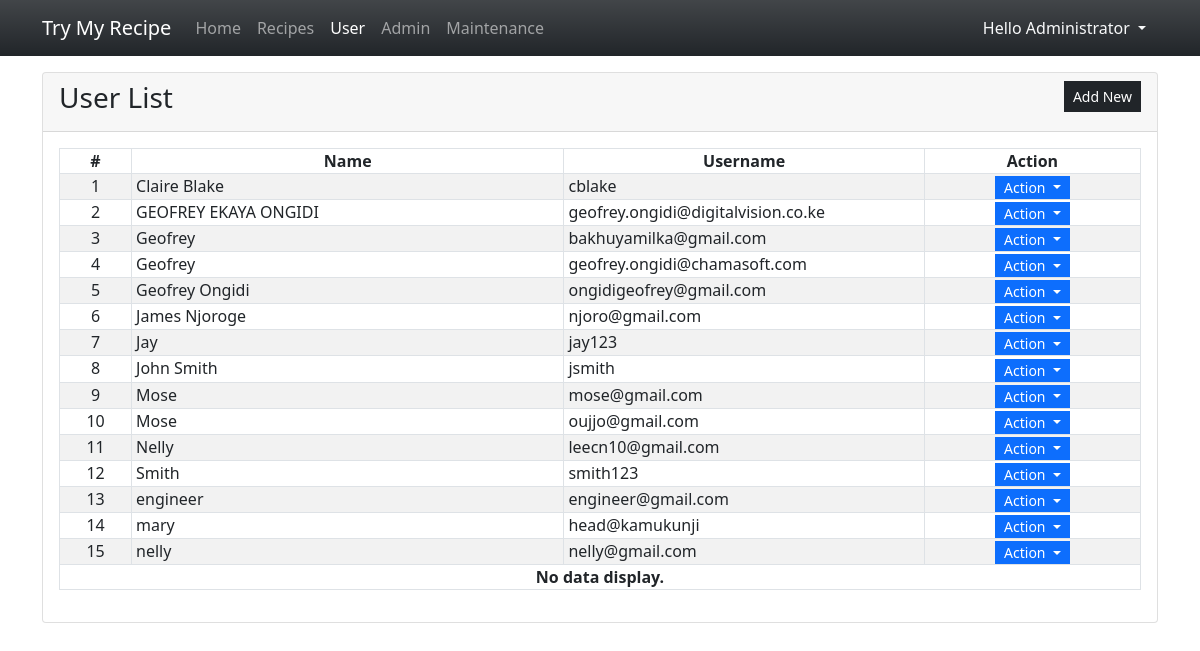
The app's page /admin/?page=users (signed in), older data.
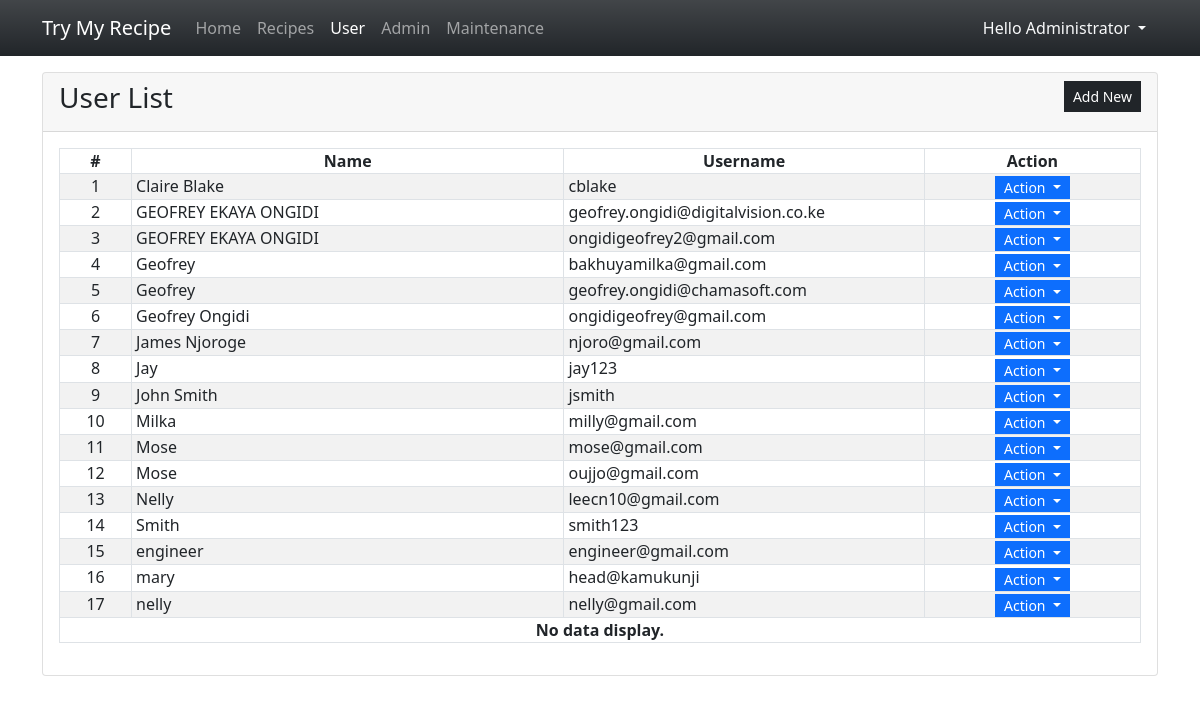
The same page, newer data.
### tables this page shows
CREATE TABLE `user_list` (
            `user_id` INTEGER NOT NULL PRIMARY KEY AUTOINCREMENT,
            `fullname` INTEGER NOT NULL,
            `username` TEXT NOT NULL,
            `password` TEXT NOT NULL,
            `status` INTEGER NOT NULL Default 1,
            `date_created` TIMESTAMP DEFAULT CURRENT_TIMESTAMP
        , `otp` INT(10));

### admin/users.php (the view, shortened to what this page needs)
<div class="card">
    <div class="card-header d-flex justify-content-between">
        <h3 class="card-title">User List</h3>
        <div class="card-tools align-middle">
            <button class="btn btn-dark btn-sm py-1 rounded-0" type="button" id="create_new">Add New</button>
        </div>
    </div>
    <div class="card-body">
        <table class="table table-hover table-striped table-bordered">
            <colgroup>
                <col width="5%">
                <col width="30%">
                <col width="25%">
                <col width="15%">
            </colgroup>
            <thead>
                <tr>
                    <th class="text-center p-0">#</th>
                    <th class="text-center p-0">Name</th>
                    <th class="text-center p-0">Username</th>
                    <th class="text-center p-0">Action</th>
                </tr>
            </thead>
            <tbody>
                <?php
                $sql = "SELECT * FROM `user_list` where user_id != 1 order by `fullname` asc";
                $qry = $conn->query($sql);
                $i = 1;
                    while($row = $qry->fetchArray()):
                ?>
                <tr>
                    <td class="text-center p-0"><?php echo $i++; ?></td>
                    <td class="py-0 px-1"><?php echo $row['fullname'] ?></td>
                    <td class="py-0 px-1"><?php echo $row['username'] ?></td>
                    <th class="text-center py-0 px-1">
                        <div class="btn-group" role="group">
                            <button id="btnGroupDrop1" type="button" class="btn btn-primary dropdown-toggle btn-sm rounded-0 py-0" data-bs-toggle="dropdown" aria-expanded="false">
                            Action
                            </button>
                        </div>
                    </th>
                </tr>
                <?php endwhile; ?>
                <?php if(!$qry->fetchArray()): ?>
                    <tr>
                        <th class="text-center p-0" colspan="5">No data display.</th>
                    </tr>
                <?php endif; ?>
            </tbody>
        </table>
    </div>
</div>

### admin/index.php (shortened to what this page needs)
<?php
$page = isset($_GET['page']) ? $_GET['page'] : 'home';
?>
<!DOCTYPE html>
<html lang="en">
<head>
    <link rel="stylesheet" href="../Font-Awesome-master/css/all.min.css">
    <link rel="stylesheet" href="../css/bootstrap.min.css">
    <link rel="stylesheet" href="../summernote/summernote-lite.min.css">
    <link rel="stylesheet" href="../DataTables/datatables.min.css">
</head>
<body>
    <main>
    <nav class="navbar navbar-expand-lg navbar-dark bg-dark bg-gradient" id="topNavBar">
        <div class="container">
            <a class="navbar-brand" href="./">
            Try My Recipe
            </a>
            <div class="collapse navbar-collapse" id="navbarNav">
                <ul class="navbar-nav">
                    <li class="nav-item">
                        <a class="nav-link <?php echo ($page == 'home')? 'active' : '' ?>" aria-current="page" href="./">Home</a>
                    </li>
                    <li class="nav-item">
                        <a class="nav-link  <?php echo ($page == 'recipes')? 'active' : '' ?>" href="./?page=recipes">Recipes</a>
                    </li>
                    <li class="nav-item">
                        <a class="nav-link <?php echo ($page == 'users')? 'active' : '' ?>" aria-current="page" href="./?page=users">User</a>
                    </li>
                    <?php if($_SESSION['type'] == 1): ?>
                    <li class="nav-item">
                        <a class="nav-link <?php echo ($page == 'admin')? 'active' : '' ?>" aria-current="page" href="./?page=admin">Admin</a>
                    </li>
                    <li class="nav-item">
                        <a class="nav-link" href="./?page=maintenance">Maintenance</a>
                    </li>
                    <?php endif; ?>
                </ul>
            </div>
            <div>
            <div class="dropdown">
                <button class="btn btn-secondary dropdown-toggle bg-transparent  text-light border-0" type="button" id="dropdownMenuButton1" data-bs-toggle="dropdown" aria-expanded="false">
                    Hello <?php echo $_SESSION['fullname'] ?>
                </button>
            </div>
            </div>
        </div>
    </nav>
    <div class="container py-3" id="page-container">
        <?php
            include $page.'.php';
        ?>
    </div>
    </main>
</body>
</html>

### admin/index.php (style rules this page uses)
:root { --bs-success-rgb:71, 222, 152 !important; }
html,body { height:100%; width:100%; }
main { height:100%; display:flex; flex-flow:column; }
#page-container { flex: 1 1 auto; overflow:auto; }
#topNavBar { flex: 0 1 auto; }

Row changes from the older to the newer data that the page shows:
added user_list: fullname "GEOFREY EKAYA ONGIDI", username "ongidigeofrey2@gmail.com"
added user_list: fullname "Milka", username "milly@gmail.com"
